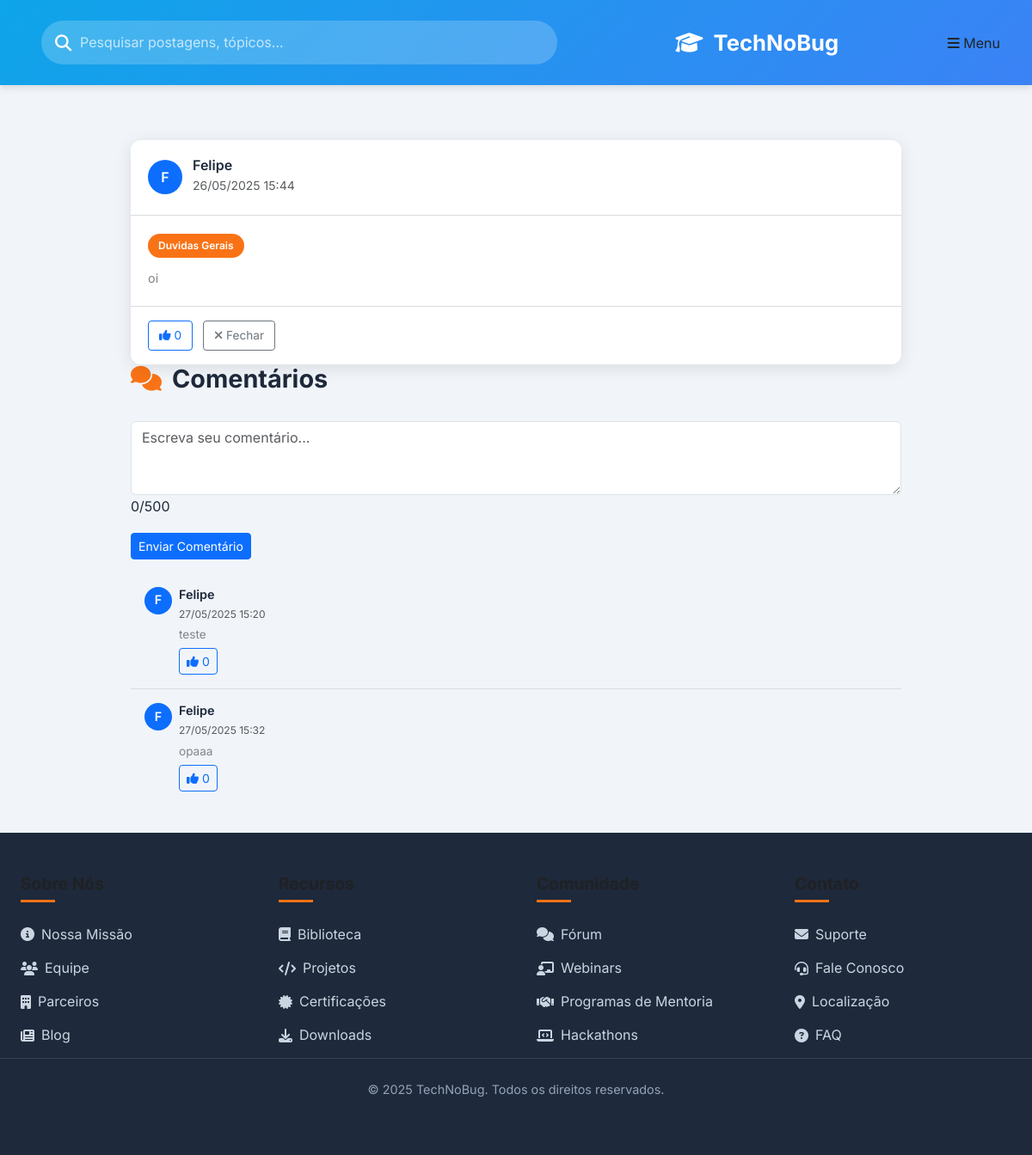
Screenshot of /post/2 (signed in) with the database file from the repository.
### backend/models.py (models this page shows, shortened)
class User(db.Model):
    __tablename__ = 'users'
    id = db.Column(db.Integer, primary_key=True)
    username = db.Column(db.String(64), index=True, nullable=False)
    email = db.Column(db.String(120), index=True, unique=True, nullable=False)
    password = db.Column(db.String(128), nullable=True)  # Permitir nulo para autenticação Google
    created_at = db.Column(db.DateTime, default=lambda: datetime.now(BRASILIA_TZ))

class Post(db.Model):
    __tablename__ = 'posts'
    id = db.Column(db.Integer, primary_key=True)
    content = db.Column(db.Text, nullable=False)
    category = db.Column(db.String(50), nullable=False, default='Dúvidas Gerais')
    created_at = db.Column(db.DateTime, default=lambda: datetime.now(BRASILIA_TZ))
    user_id = db.Column(db.Integer, db.ForeignKey('users.id'), nullable=False)
    author = db.relationship('User', backref=db.backref('posts', lazy=True))

class Comment(db.Model):
    __tablename__ = 'comments'
    id = db.Column(db.Integer, primary_key=True)
    content = db.Column(db.Text, nullable=False)
    created_at = db.Column(db.DateTime, default=lambda: datetime.now(BRASILIA_TZ))
    user_id = db.Column(db.Integer, db.ForeignKey('users.id'), nullable=False)
    post_id = db.Column(db.Integer, db.ForeignKey('posts.id'), nullable=False)
    author = db.relationship('User', backref=db.backref('comments', lazy=True))
    post = db.relationship('Post', backref=db.backref('comments', lazy=True))

### app.py (the view)
@app.route('/post/<int:post_id>', methods=['GET'])
def post_comments(post_id):
    user_id = session.get('user_id')
    if not user_id:
        flash('Por favor, faça login para acessar esta página.', 'error')
        return redirect(url_for('registroelogin'))
    user = db.session.get(User, user_id)
    if not user:
        session.clear()
        flash('Sua sessão expirou ou o usuário não existe mais.', 'error')
        return redirect(url_for('registroelogin'))
    post = Post.query.options(db.joinedload(Post.comments).joinedload(Comment.author)).get_or_404(post_id)
    return render_template('post_comments.html', user=user, post=post)

### templates/post_comments.html (shortened to what this page needs)
<!DOCTYPE html>
<html lang="pt-BR">
<head>
    <link rel="stylesheet" href="https://cdnjs.cloudflare.com/ajax/libs/font-awesome/6.4.0/css/all.min.css">
    <link href="https://cdn.jsdelivr.net/npm/bootstrap@5.3.0/dist/css/bootstrap.min.css" rel="stylesheet">
    <link rel="stylesheet" href="{{ url_for('static', filename='css/post_comments.css') }}">
</head>
<body>
    <header class="app-header">
        <div class="header-content">
            <div class="search-bar">
                <i class="fas fa-search"></i>
                <input type="text" placeholder="Pesquisar postagens, tópicos...">
            </div>
            <div class="logo">
                <i class="fas fa-graduation-cap"></i>
                <span>TechNoBug</span>
            </div>
            <button class="btn menu-btn" type="button" data-bs-toggle="offcanvas" data-bs-target="#offcanvasMenu" aria-controls="offcanvasMenu">
                <i class="fas fa-bars"></i>
                <span>Menu</span>
            </button>
        </div>
    </header>
    <div class="container">
        <main class="main-content">
            <div class="post-card" data-post-id="{{ post.id }}" data-category="{{ post.category }}">
                <div class="post-header">
                    <div class="user-info">
                        <div class="avatar">
                            <div class="avatar-initials bg-primary text-white rounded-circle d-flex justify-content-center align-items-center">
                                {{ post.author.username[0]|upper }}
                            </div>
                        </div>
                        <div>
                            <h5 class="username">{{ post.author.username }}</h5>
                            <small class="text-muted">{{ post.created_at.strftime('%d/%m/%Y %H:%M') }}</small>
                        </div>
                    </div>
                </div>
                <div class="post-content">
                    <div class="post-category-tag">{{ post.category }}</div>
                    <p>{{ post.content }}</p>
                </div>
                <div class="post-footer">
                    <button class="btn btn-sm btn-outline-primary like-btn" data-post-id="{{ post.id }}">
                        <i class="fas fa-thumbs-up"></i> <span class="like-count">0</span>
                    </button>
                    <a href="{{ url_for('telainicial') }}" class="btn btn-sm btn-outline-secondary close-comments">
                        <i class="fas fa-times"></i> Fechar
                    </a>
                </div>
            </div>
            <div class="section-header">
                <h2 class="section-title">
                    <i class="fas fa-comments"></i>
                    <span>Comentários</span>
                </h2>
            </div>
            <div class="post-creation-card">
                <form class="comment-form" data-post-id="{{ post.id }}">
                    <div class="mb-3 position-relative">
                        <textarea class="form-control" name="comment_content" rows="3" placeholder="Escreva seu comentário..." required></textarea>
                        <div class="char-counter">0/500</div>
                    </div>
                    <button type="submit" class="btn btn-sm btn-primary">Enviar Comentário</button>
                </form>
            </div>
            <div class="comments-list">
                {% if post.comments %}
                    {% for comment in post.comments %}
                        <div class="comment" data-comment-id="{{ comment.id }}">
                            <div class="d-flex">
                                <div class="avatar me-2">
                                    <div class="avatar-initials bg-primary text-white rounded-circle d-flex justify-content-center align-items-center">
                                        {{ comment.author.username[0]|upper }}
                                    </div>
                                </div>
                                <div>
                                    <h6 class="mb-0">{{ comment.author.username }}</h6>
                                    <small class="text-muted">{{ comment.created_at.strftime('%d/%m/%Y %H:%M') }}</small>
                                    <p class="mb-1">{{ comment.content }}</p>
                                    <button class="btn btn-sm btn-outline-primary comment-like-btn" data-comment-id="{{ comment.id }}">
                                        <i class="fas fa-thumbs-up"></i> <span class="like-count">0</span>
                                    </button>
                                </div>
                            </div>
                        </div>
                    {% endfor %}
                {% endif %}
            </div>
        </main>
    </div>
    <footer class="app-footer">
        <div class="footer-content">
            <div class="footer-column">
                <h3>Sobre Nós</h3>
                <ul class="footer-links">
                    <li><a href="#"><i class="fas fa-info-circle"></i> Nossa Missão</a></li>
                    <li><a href="#"><i class="fas fa-users"></i> Equipe</a></li>
                    <li><a href="#"><i class="fas fa-building"></i> Parceiros</a></li>
                    <li><a href="#"><i class="fas fa-newspaper"></i> Blog</a></li>
                </ul>
            </div>
            <div class="footer-column">
                <h3>Recursos</h3>
                <ul class="footer-links">
                    <li><a href="#"><i class="fas fa-book"></i> Biblioteca</a></li>
                    <li><a href="#"><i class="fas fa-code"></i> Projetos</a></li>
                    <li><a href="#"><i class="fas fa-certificate"></i> Certificações</a></li>
                    <li><a href="#"><i class="fas fa-download"></i> Downloads</a></li>
                </ul>
            </div>
            <div class="footer-column">
                <h3>Comunidade</h3>
                <ul class="footer-links">
                    <li><a href="#"><i class="fas fa-comments"></i> Fórum</a></li>
                    <li><a href="#"><i class="fas fa-chalkboard-teacher"></i> Webinars</a></li>
                    <li><a href="#"><i class="fas fa-handshake"></i> Programas de Mentoria</a></li>
                    <li><a href="#"><i class="fas fa-laptop-code"></i> Hackathons</a></li>
                </ul>
            </div>
            <div class="footer-column">
                <h3>Contato</h3>
                <ul class="footer-links">
                    <li><a href="#"><i class="fas fa-envelope"></i> Suporte</a></li>
                    <li><a href="#"><i class="fas fa-headset"></i> Fale Conosco</a></li>
                    <li><a href="#"><i class="fas fa-map-marker-alt"></i> Localização</a></li>
                    <li><a href="#"><i class="fas fa-question-circle"></i> FAQ</a></li>
                </ul>
            </div>
        </div>
        <div class="footer-bottom">
            <p>© 2025 TechNoBug. Todos os direitos reservados.</p>
        </div>
    </footer>
</body>
</html>

### rows the page displays
User: author "F", author.username "Felipe"
Post: created_at "26/05/2025 15:44", category "Duvidas Gerais", content "oi"
Comment: author "F", author.username "Felipe", created_at "27/05/2025 15:20", content "teste"
Comment: author "F", author.username "Felipe", created_at "27/05/2025 15:32", content "opaaa"
